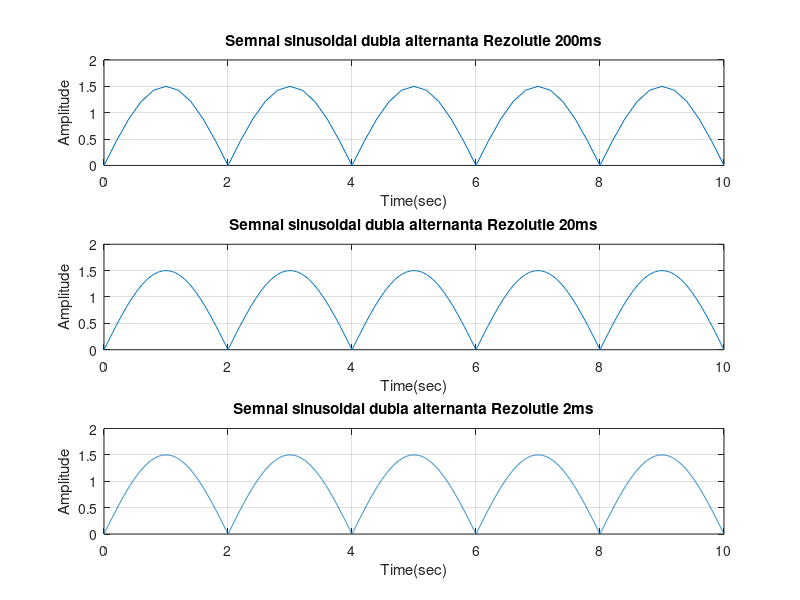

Here is the MATLAB script that generated this plot:

function ex5
                                % rezolutie 200ms
t1=0:0.2:10;                  %se creza un vector t cu valori din 0.2 in 0.2 
s1=abs(1.5*sin(2*pi*0.25*t1)); %returneaza valoarea absoluta a fuctiei sinus ,
                                %functie ce caracterizeaza un semnal
                                %de perioata 4s,si amplitudine 1.5
                                
subplot(3,1,1)      %se creaza un subgrafic
plot(t1,s1),grid
title('Semnal sinusoidal dubla alternanta Rezolutie 200ms') %afiseaza titlul subgraficului
xlabel('Time(sec)') %afiseaza textul ce corespunde axei OX
ylabel('Amplitude') %afiseaza textul ce corespunde axei OX

t2=0:0.02:10;   %rezolutia temorala de 20 ms
s2=abs(1.5*sin(2*pi*0.25*t2));
subplot(3,1,2)
plot(t2,s2),grid %se creaza al 2-lea subgrafic
title('Semnal sinusoidal dubla alternanta Rezolutie 20ms')
xlabel('Time(sec)')
ylabel('Amplitude')

t3=0:0.002:10;  %rezolutia temporala de 2ms
s3=abs(1.5*sin(2*pi*0.25*t3));
subplot(3,1,3)  %se creaza al 3-lea subgrafic
plot(t3,s3),grid
title('Semnal sinusoidal dubla alternanta Rezolutie 2ms')
xlabel('Time(sec)')
ylabel('Amplitude')


end